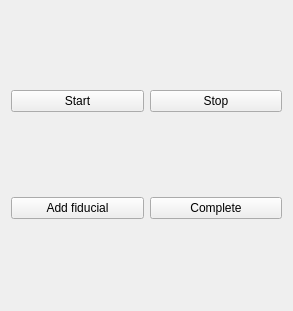
<?xml version="1.0" encoding="UTF-8"?>
<ui version="4.0">
 <class>Acuro</class>
 <widget class="qMRMLWidget" name="Acuro">
  <property name="geometry">
   <rect>
    <x>0</x>
    <y>0</y>
    <width>293</width>
    <height>311</height>
   </rect>
  </property>
  <layout class="QGridLayout" name="gridLayout">
   <item row="0" column="0">
    <widget class="QPushButton" name="startBtn">
     <property name="text">
      <string>Start</string>
     </property>
    </widget>
   </item>
   <item row="2" column="0">
    <widget class="QPushButton" name="addBtn">
     <property name="text">
      <string>Add fiducial</string>
     </property>
    </widget>
   </item>
   <item row="0" column="1">
    <widget class="QPushButton" name="stopBtn">
     <property name="text">
      <string>Stop</string>
     </property>
    </widget>
   </item>
   <item row="2" column="1">
    <widget class="QPushButton" name="completeBtn">
     <property name="text">
      <string>Complete</string>
     </property>
    </widget>
   </item>
  </layout>
 </widget>
 <customwidgets>
  <customwidget>
   <class>qMRMLWidget</class>
   <extends>QWidget</extends>
   <header>qMRMLWidget.h</header>
   <container>1</container>
  </customwidget>
 </customwidgets>
 <resources/>
 <connections/>
</ui>
